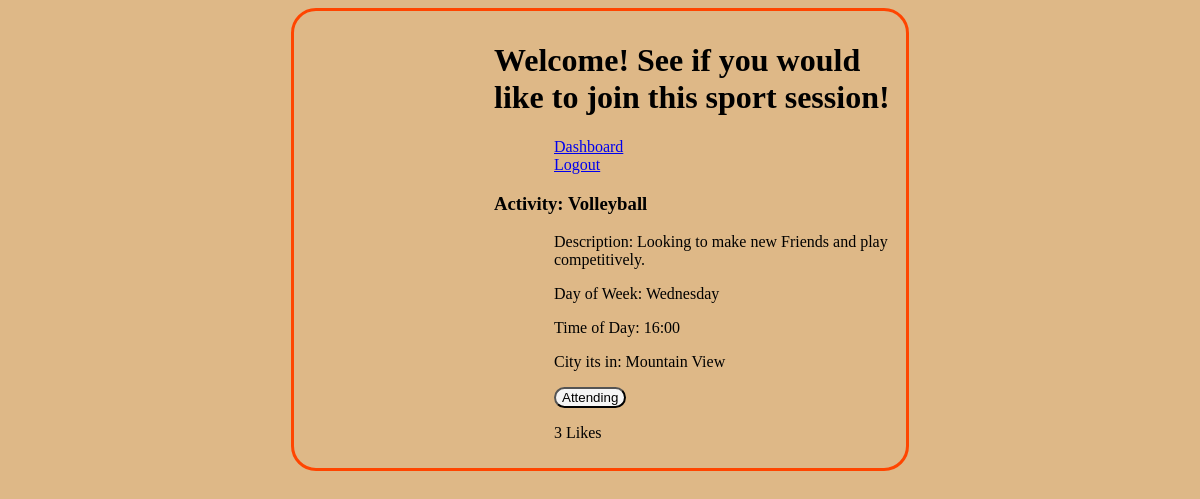
The page /sports/display/1 (signed in) on the database as committed earlier.
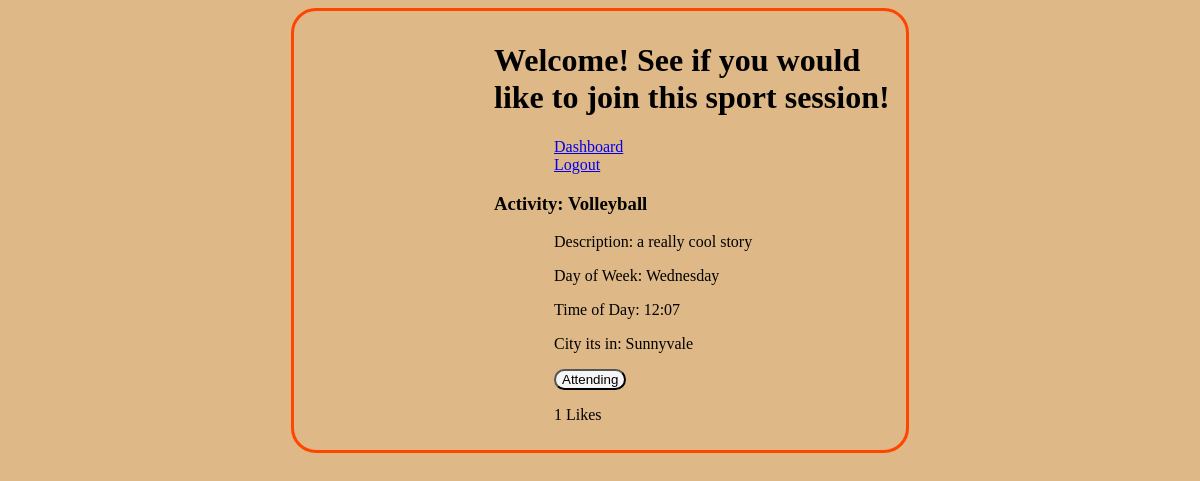
The same page on the database as committed later.
### sportsPageApp/models.py (models this page shows)
class Sport(models.Model):
    sport_name = models.CharField(max_length=255)
    description = models.CharField(max_length=255)
    city = models.CharField(max_length=255)
    day_of_week = models.CharField(max_length=255)
    time = models.CharField(max_length=255)
    creator = models.ForeignKey(User, related_name="sports", on_delete=models.CASCADE)
    create_at = models.DateTimeField(auto_now_add = True)
    update_at = models.DateTimeField(auto_now = True)
    likes = models.ManyToManyField(User, related_name='sport_posts')
    objects = SportManager()
    def total_likes(self):
        return self.likes.count()

### sportsPageApp/views.py (the view)
# urls.py: path('sports/display/<int:sport_id>', views.display_sport),
def display_sport(request, sport_id):
    stuff = Sport.objects.get(id = sport_id)
    total_likes = stuff.total_likes()
    context = {
        "sport": Sport.objects.get(id = sport_id),
        "logged_in_user": User.objects.get(id = request.session['user_id']),
    }
    context["total_likes"] = total_likes
    return render(request, "display_sport.html", context)

### sportsPageApp/templates/display_sport.html (shortened to what this page needs)
<!DOCTYPE html>
{% load static %}
<html lang="en">
<head>
    <link rel="stylesheet" type="text/css" href="{% static 'css/sport_display_style.css' %}">
</head>
<body>
    <div id="container">
        <h1>Welcome! See if you would like to join this sport session!</h1>
        <a href="/dashboard">Dashboard</a>
        <a href="/logout">Logout</a>
        <h3>Activity: {{ sport.sport_name }}</h3>
        <p>Description: {{ sport.description }}</p>
        <p>Day of Week: {{ sport.day_of_week }}</p>
        <p>Time of Day: {{ sport.time }}</p>
        <p>City its in: {{ sport.city }}</p>
        <form action="/sport/like/{{ sport.id }}" method="POST">
            <button type="submit", name="sport_id", value="{{ sport.id }}">Attending</button>
        </form>
        <p>{{ total_likes }} Likes</p>
    </div>
</body>
</html>

Rows that differ between the two databases and show on the page:
changed Sport "Volleyball": description "Looking to make new Friends and play competitively." → "a really cool story"; time "16:00" → "12:07"; city "Mountain View" → "Sunnyvale"
Other text that changed with them:
{{ total_likes }}: "3" → "1"
